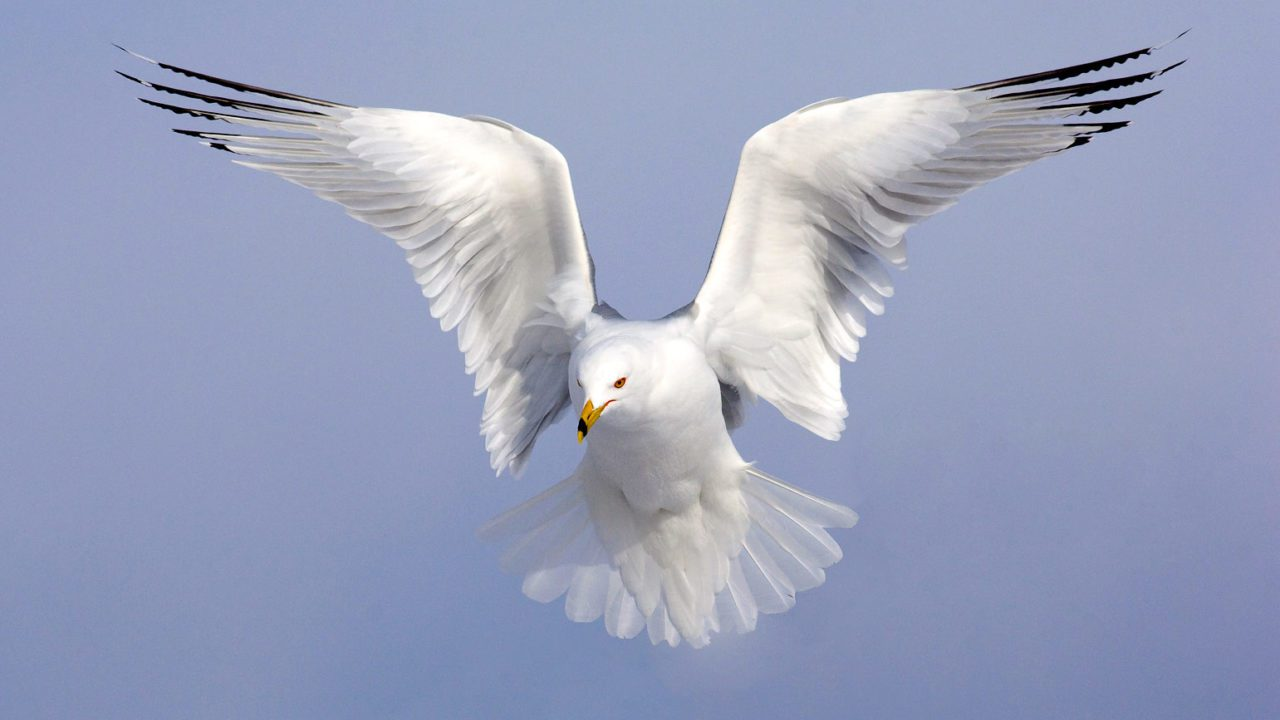
#> input picture assets/images/udaan.jpg, 1280 x 720 px
$ python cropping.py
#> lines starting #> are read from the running program, lines starting #| are printed output that depends on the picture
from pathlib import Path

import cv2


PROJECT_ROOT = Path(__file__).resolve().parents[1]
img = cv2.imread(str(PROJECT_ROOT / 'assets' / 'images' / 'udaan.jpg'))
#> img is the input picture: shape (720, 1280, 3); mean B, G, R 188.8, 161.1, 153.1

print(img.shape)
#| (720, 1280, 3)

cropped_img = img[220:740, 320:940]
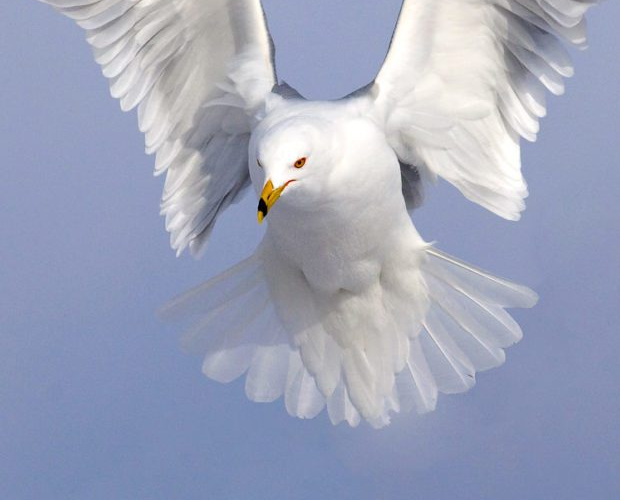
#> cropped_img: shape (500, 620, 3); mean B, G, R 186.8, 164.2, 157.5

cv2.imshow('img', img)
cv2.imshow('cropped_img', cropped_img)
cv2.waitKey(0)

$ run again, with assets/images/marssurface.jpg copied over assets/images/udaan.jpg
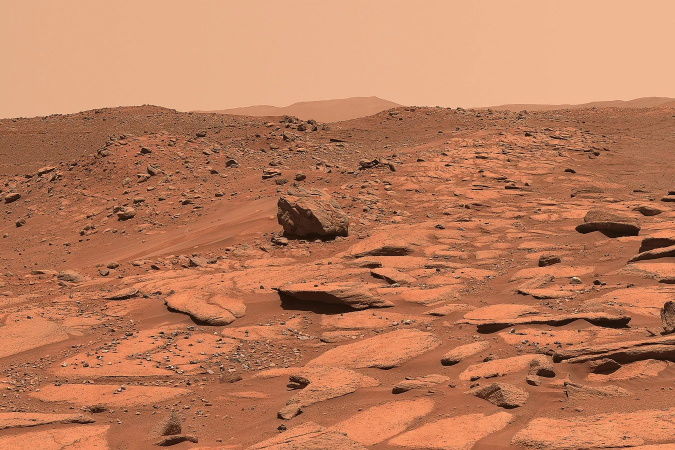
#> input picture assets/images/marssurface.jpg, 1350 x 900 px (shown at 1/2 size)
#> img is the input picture: shape (900, 1350, 3); mean B, G, R 91.5, 124.9, 188
#| (900, 1350, 3)
#> `cropped_img = img[220:740, 320:940]`:
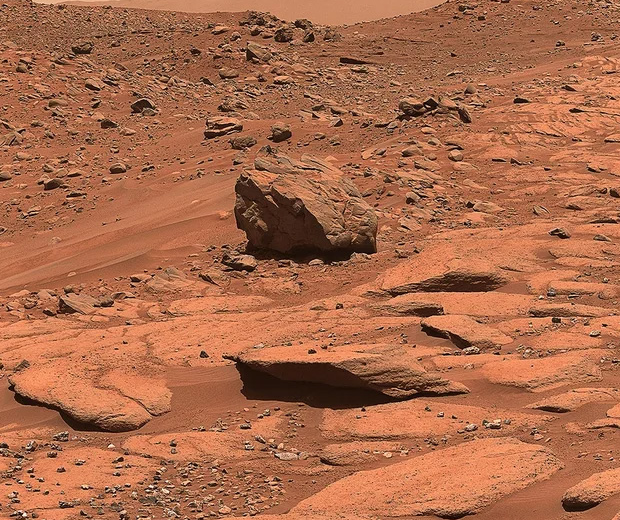
#> cropped_img: shape (520, 620, 3); mean B, G, R 75.7, 107.3, 171.3
